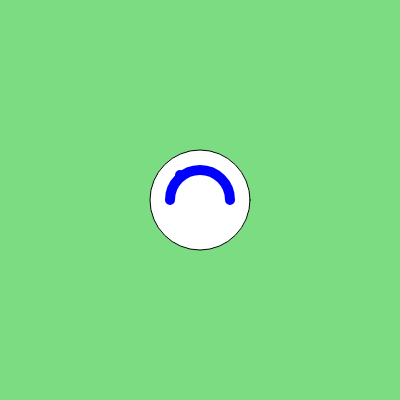
Frame 1 (no input)
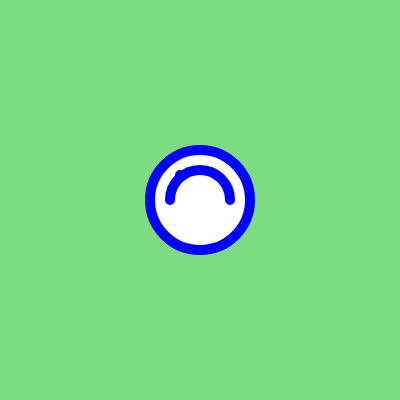
Frame 60 (no input)
Frame 120 (the mouse pressed at the canvas centre since frame 60): identical to frame 60, image omitted

The p5.js sketch that drew these frames (run headless with seeded random() and noise() and a simulated clock; from frame 60 on, the mouse is pressed at the canvas centre):

// p5.js sketch
// ── sketch.js
function setup() {
  createCanvas(400, 400);
}

function draw() {
  background(124, 220, 130);
  circle(200, 200, 100);
  stroke('blue');
  strokeWeight(10);
  point(180, 175);
  point(215, 175);
  arc(200, 200, 60, 60, PI, TWO_PI);
}
